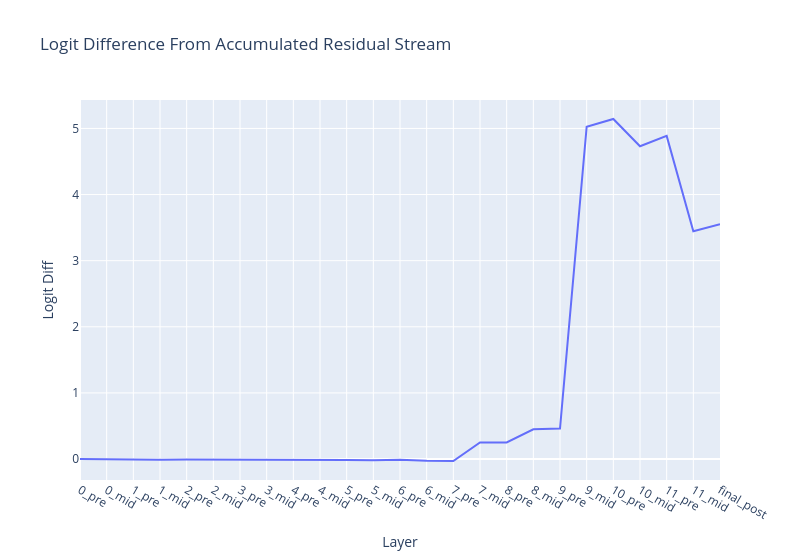

The code cell stored with this chart in its notebook:
### Markdown cell above
Once you have the solution, you can plot your results.

<details> <summary>Details on <code>accumulated_resid</code></summary>

Key for the plot below: `n_pre` means the residual stream at the start of layer n, `n_mid` means the residual stream after the attention part of layer n (`n_post` is the same as `n+1_pre` so is not included)

* `layer` is the layer for which we input the residual stream (this is used to identify *which* layer norm scaling factor we want)
* `incl_mid` is whether to include the residual stream in the middle of a layer, ie after attention & before MLP
* `pos_slice` is the subset of the positions used. See `utils.Slice` for details on the syntax.
* `return_labels` is whether to return the labels for each component returned (useful for plotting)
</details>

### Code cell
accumulated_residual, labels = cache.accumulated_resid(layer=-1, incl_mid=True, pos_slice=-1, return_labels=True)
# accumulated_residual has shape (component, batch, d_model)

logit_lens_logit_diffs: Float[Tensor, " component"] = residual_stack_to_logit_diff(accumulated_residual, cache)

line(
    logit_lens_logit_diffs,
    hovermode="x unified",
    title="Logit Difference From Accumulated Residual Stream",
    labels={"x": "Layer", "y": "Logit Diff"},
    xaxis_tickvals=labels,
    width=800,
)

### Figure 1 — Plotly figure (JSON) as saved in the notebook; plotly's stock layout.template omitted (floating-point values rounded to 4 significant figures)
{"data": [{"hovertemplate": "Layer=%{x}<br>Logit Diff=%{y}<extra></extra>", "legendgroup": "", "line": {"color": "#636efa", "dash": "solid"}, "marker": {"symbol": "circle"}, "mode": "lines", "name": "", "orientation": "v", "showlegend": false, "type": "scatter", "x": [0, 1, 2, 3, 4, 5, 6, 7, 8, 9, 10, 11, 12, 13, 14, 15, 16, 17, 18, 19, 20, 21, 22, 23, 24], "xaxis": "x", "y": [1.294e-05, -0.006643, -0.007525, -0.009076, -0.008737, -0.008685, -0.00648, -0.00794, -0.009662, -0.0151, -0.01419, -0.01993, -0.009125, -0.0273, -0.02986, 0.2497, 0.2506, 0.4501, 0.46, 5.025, 5.143, 4.731, 4.887, 3.445, 3.552], "yaxis": "y"}], "layout": {"hovermode": "x unified", "legend": {"tracegroupgap": 0}, "title": {"text": "Logit Difference From Accumulated Residual Stream"}, "width": 800, "xaxis": {"anchor": "y", "domain": [0, 1], "tickmode": "array", "ticktext": ["0_pre", "0_mid", "1_pre", "1_mid", "2_pre", "2_mid", "3_pre", "3_mid", "4_pre", "4_mid", "5_pre", "5_mid", "6_pre", "6_mid", "7_pre", "7_mid", "8_pre", "8_mid", "9_pre", "9_mid", "10_pre", "10_mid", "11_pre", "11_mid", "final_post"], "tickvals": [0, 1, 2, 3, 4, 5, 6, 7, 8, 9, 10, 11, 12, 13, 14, 15, 16, 17, 18, 19, 20, 21, 22, 23, 24], "title": {"text": "Layer"}}, "yaxis": {"anchor": "x", "domain": [0, 1], "title": {"text": "Logit Diff"}}}}
